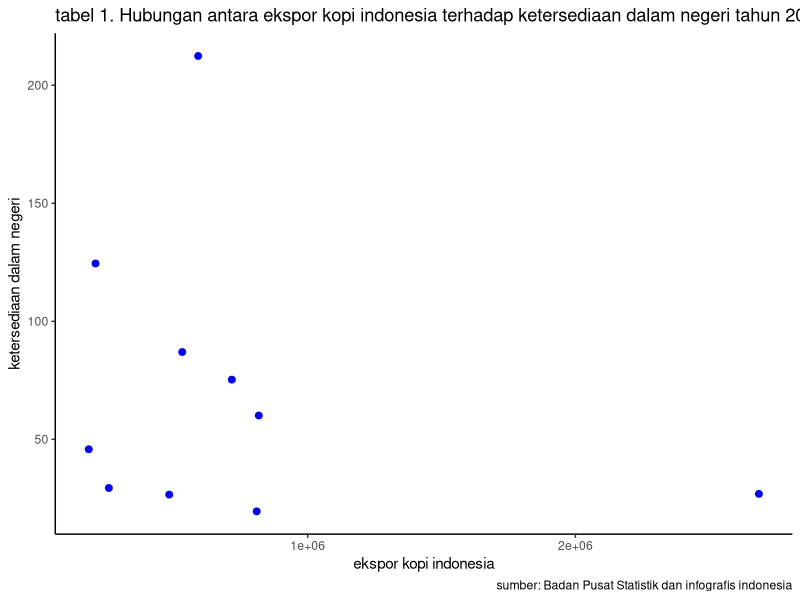

The R script that drew this image:
## ---- chunk 1
library("tidyverse")
library("readxl")
library("dplyr")
## ---- chunk 2
#import dataset
library("readxl")
dat<-read_excel('dat.xlsx')
head(dat)
## ---- chunk 3
library("ggplot2")
library("readxl")
library("dplyr")
ggplot(data=dat,aes(x=eks,y=kdn)) +
  geom_point(color="blue",size=2) + 
  labs(title="tabel 1. Hubungan antara ekspor kopi indonesia terhadap ketersediaan dalam negeri tahun 2022",
       x="ekspor kopi indonesia",
       y="ketersediaan dalam negeri",
       caption = "sumber: Badan Pusat Statistik dan infografis indonesia") +
  theme_classic()
## ---- chunk 4
#import dataset
library('readxl')
data<-('dat.xlsx')
head(dat)
## ---- chunk 5
reg1<-lm(eks~kdn,data=dat)
summary(reg1)
